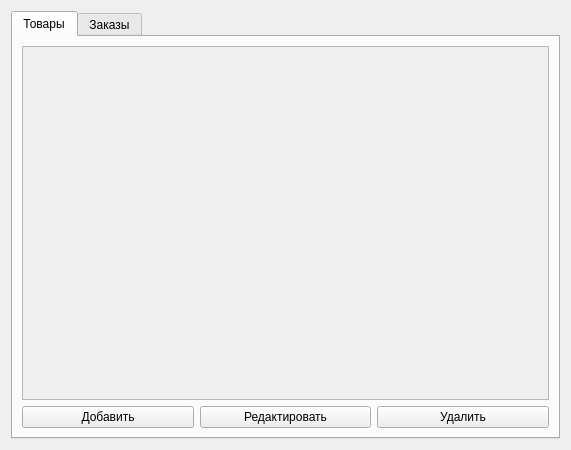
<?xml version="1.0" encoding="UTF-8"?>
<ui version="4.0">
 <class>Form</class>
 <widget class="QWidget" name="Form">
  <property name="geometry">
   <rect>
    <x>0</x>
    <y>0</y>
    <width>571</width>
    <height>450</height>
   </rect>
  </property>
  <property name="windowTitle">
   <string>Магазин</string>
  </property>
  <layout class="QVBoxLayout" name="verticalLayout">
   <item>
    <widget class="QTabWidget" name="tabWidget">
     <property name="currentIndex">
      <number>0</number>
     </property>
     <widget class="QWidget" name="tab">
      <attribute name="title">
       <string>Товары</string>
      </attribute>
      <layout class="QVBoxLayout" name="verticalLayout_3">
       <item>
        <layout class="QVBoxLayout" name="verticalLayout_2">
         <item>
          <widget class="QScrollArea" name="scrollArea">
           <property name="widgetResizable">
            <bool>true</bool>
           </property>
           <widget class="QWidget" name="scrollAreaWidgetContents">
            <property name="geometry">
             <rect>
              <x>0</x>
              <y>0</y>
              <width>525</width>
              <height>353</height>
             </rect>
            </property>
            <layout class="QVBoxLayout" name="verticalLayout_5">
             <item>
              <layout class="QVBoxLayout" name="verticalLayout_product"/>
             </item>
            </layout>
           </widget>
          </widget>
         </item>
        </layout>
       </item>
       <item>
        <layout class="QHBoxLayout" name="horizontalLayout">
         <item>
          <widget class="QPushButton" name="pushButton_add">
           <property name="text">
            <string>Добавить</string>
           </property>
          </widget>
         </item>
         <item>
          <widget class="QPushButton" name="pushButton_edit">
           <property name="text">
            <string>Редактировать</string>
           </property>
          </widget>
         </item>
         <item>
          <widget class="QPushButton" name="pushButton_del">
           <property name="text">
            <string>Удалить</string>
           </property>
          </widget>
         </item>
        </layout>
       </item>
      </layout>
     </widget>
     <widget class="QWidget" name="tab_2">
      <attribute name="title">
       <string>Заказы</string>
      </attribute>
      <layout class="QVBoxLayout" name="verticalLayout_7">
       <item>
        <layout class="QVBoxLayout" name="verticalLayout_6">
         <item>
          <widget class="QComboBox" name="comboBox"/>
         </item>
         <item>
          <widget class="QTableWidget" name="tableWidget">
           <column>
            <property name="text">
             <string>name</string>
            </property>
           </column>
           <column>
            <property name="text">
             <string>description</string>
            </property>
           </column>
           <column>
            <property name="text">
             <string>price</string>
            </property>
           </column>
           <column>
            <property name="text">
             <string>quantity</string>
            </property>
           </column>
           <column>
            <property name="text">
             <string>image</string>
            </property>
           </column>
           <column>
            <property name="text">
             <string>category_id</string>
            </property>
           </column>
          </widget>
         </item>
        </layout>
       </item>
      </layout>
     </widget>
    </widget>
   </item>
  </layout>
 </widget>
 <resources/>
 <connections/>
</ui>
